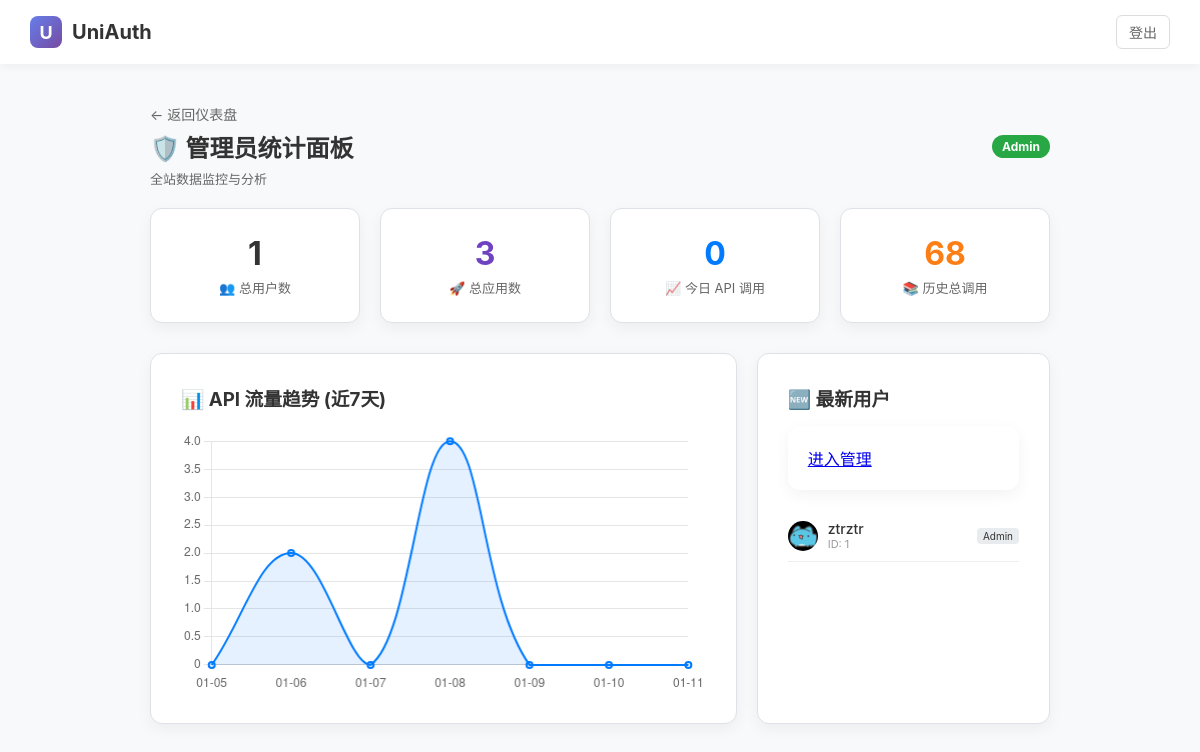
The page /admin/stats (signed in) on the database its author committed.
### app.py (models this page shows)
class User(db.Model):
    __tablename__ = 'users'
    id = db.Column(db.Integer, primary_key=True)
    username = db.Column(db.String(80), unique=True, nullable=False)
    password_hash = db.Column(db.String(200), nullable=False)
    avatar = db.Column(db.String(200), default="https://api.dicebear.com/7.x/avataaars/svg?seed=Felix")
    email = db.Column(db.String(120), unique=True, nullable=False)
    is_admin = db.Column(db.Boolean, default=False)
    created_at = db.Column(db.DateTime, default=datetime.datetime.utcnow)
    phone = db.Column(db.String(20), nullable=True)
    bio = db.Column(db.String(500), nullable=True) # 简介
    birthday = db.Column(db.Date, nullable=True)   # 生日
    apps = db.relationship('OAuthApp', backref='owner', lazy=True)

### app.py (the view)
@app.route('/admin/stats')
@admin_required
def admin_stats():
    user = get_current_user()
    total_users = User.query.count()
    total_apps = OAuthApp.query.count()
    total_calls = UsageLog.query.count()
    now = time.time()
    today_start = now - 86400
    today_calls = UsageLog.query.filter(UsageLog.timestamp >= today_start).count()
    recent_users = User.query.order_by(User.id.desc()).limit(5).all()
    chart_labels = []
    chart_data = []
    for i in range(6, -1, -1):
        day_end = now - (i * 86400)
        day_start = day_end - 86400
        date_str = datetime.datetime.fromtimestamp(day_end).strftime('%m-%d')
        chart_labels.append(date_str)
        cnt = UsageLog.query.filter(UsageLog.timestamp >= day_start, UsageLog.timestamp < day_end).count()
        chart_data.append(cnt)
    return render_template('admin_stats.html', user=user, total_users=total_users, total_apps=total_apps, total_calls=total_calls, today_calls=today_calls, recent_users=recent_users, chart_labels=chart_labels, chart_data=chart_data)

### app.py (called while the page is built)
def admin_required(f):
    @wraps(f)
    def decorated_function(*args, **kwargs):
        if 'user_id' not in session: return redirect(url_for('login', redirect_uri=request.url))
        user = db.session.get(User, session['user_id'])
        if not user or not user.is_admin:
            flash('🚫 访问拒绝：需要管理员权限', 'error')
            return redirect(url_for('dashboard'))
        return f(*args, **kwargs)
    return decorated_function

def get_current_user():
    if 'user_id' in session: return db.session.get(User, session['user_id'])
    return None

### templates/admin_stats.html (shortened to what this page needs)
{% extends "base.html" %}
{% block content %}
<div class="header-row">
    <div>
        <a href="/dashboard" style="text-decoration: none; color: #666; font-size: 14px;">← 返回仪表盘</a>
        <h2 style="margin: 5px 0;">🛡️ 管理员统计面板</h2>
        <p style="margin:0; color:#666; font-size:13px;">全站数据监控与分析</p>
    </div>
    <div style="display:flex; align-items:center; gap:10px;">
        <span style="background: #28a745; color: white; padding: 4px 10px; border-radius: 20px; font-size: 12px; font-weight: bold;">Admin</span>
    </div>
</div>
<div style="display: grid; grid-template-columns: repeat(4, 1fr); gap: 20px; margin-bottom: 30px;">
    <div class="card" style="margin:0; padding: 25px; text-align: center;">
        <div style="font-size: 32px; font-weight: bold; color: #333;">{{ total_users }}</div>
        <div style="color: #666; font-size: 13px; margin-top: 5px;">👥 总用户数</div>
    </div>
    <div class="card" style="margin:0; padding: 25px; text-align: center;">
        <div style="font-size: 32px; font-weight: bold; color: #6f42c1;">{{ total_apps }}</div>
        <div style="color: #666; font-size: 13px; margin-top: 5px;">🚀 总应用数</div>
    </div>
    <div class="card" style="margin:0; padding: 25px; text-align: center;">
        <div style="font-size: 32px; font-weight: bold; color: #007bff;">{{ today_calls }}</div>
        <div style="color: #666; font-size: 13px; margin-top: 5px;">📈 今日 API 调用</div>
    </div>
    <div class="card" style="margin:0; padding: 25px; text-align: center;">
        <div style="font-size: 32px; font-weight: bold; color: #fd7e14;">{{ total_calls }}</div>
        <div style="color: #666; font-size: 13px; margin-top: 5px;">📚 历史总调用</div>
    </div>
</div>
<div style="display: grid; grid-template-columns: 2fr 1fr; gap: 20px;">
    <div class="card" style="margin:0; min-height: 300px;">
        <h3 style="margin-top:0; margin-bottom: 20px;">📊 API 流量趋势 (近7天)</h3>
        <canvas id="trafficChart"></canvas>
    </div>
    <div class="card" style="margin:0;">
        <h3 style="margin-top:0; margin-bottom: 15px;">🆕 最新用户</h3>
<div class="card" style="margin: 0; padding: 20px;display: flex; justify-content: space-between; align-items: center; border: none; margin-bottom: 20px;">
    <a href="/admin/invites" class="p-btn">
        进入管理
    </a>
</div>
        <ul style="list-style: none; padding: 0; margin: 0;">
            {% for u in recent_users %}
            <li style="display: flex; align-items: center; gap: 10px; padding: 10px 0; border-bottom: 1px solid #eee;">
                <img src="{{ u.avatar }}" style="width: 30px; height: 30px; border-radius: 50%;">
                <div style="flex: 1; overflow: hidden;">
                    <div style="font-weight: 500; font-size: 14px;">{{ u.username }}</div>
                    <div style="font-size: 11px; color: #999;">ID: {{ u.id }}</div>
                </div>
                {% if u.is_admin %}
                <span style="font-size: 10px; background: #e9ecef; color: #333; padding: 2px 6px; border-radius: 4px;">Admin</span>
                {% endif %}
            </li>
            {% endfor %}
        </ul>
    </div>
</div>
<script>
    // 初始化图表
    const ctx = document.getElementById('trafficChart').getContext('2d');
    new Chart(ctx, {
        type: 'line',
        data: {
            labels: {{ chart_labels | tojson }},
            datasets: [{
                label: 'API 调用次数',
                data: {{ chart_data | tojson }},
                borderColor: '#007bff',
                backgroundColor: 'rgba(0, 123, 255, 0.1)',
                borderWidth: 2,
                fill: true,
                tension: 0.4
            }]
        },
        options: {
            responsive: true,
            plugins: {
                legend: { display: false }
            },
            scales: {
                y: { beginAtZero: true, grid: { borderDash: [5, 5] } },
                x: { grid: { display: false } }
            }
        }
    });
</script>
{% endblock %}

### templates/base.html (style rules this page uses)
:root { --primary: #007bff; --primary-hover: #0069d9; --gradient-1: linear-gradient(135deg, #667eea 0%, #764ba2 100%); --danger: #dc3545; --bg: #f8f9fa; --card-bg: #ffffff; --border: #dee2e6; --text-main: #2c3e50; }
body { font-family: -apple-system, "Segoe UI", Roboto, "Helvetica Neue", Arial, sans-serif; margin: 0; padding: 0; background-color: var(--bg); color: #333; min-height: 100vh; display: flex; flex-direction: column; }
.card { background: var(--card-bg); padding: 30px; border-radius: 12px; box-shadow: 0 5px 15px rgba(0,0,0,0.05); margin-bottom: 20px; border: 1px solid var(--border); }
.header-row { display: flex; justify-content: space-between; align-items: center; margin-bottom: 20px; }

### rows shown on the page
User: avatar (picture), username "ztrztr", id "1", is_admin "Admin"

### other values the page prints
{{ total_users }} "1"
{{ total_apps }} "3"
{{ today_calls }} "0"
{{ total_calls }} "68"
chart data {{ chart_labels | tojson }} ["01-05", "01-06", "01-07", "01-08", "01-09", "01-10", "01-11"]
chart data {{ chart_data | tojson }} [0, 2, 0, 4, 0, 0, 0]
